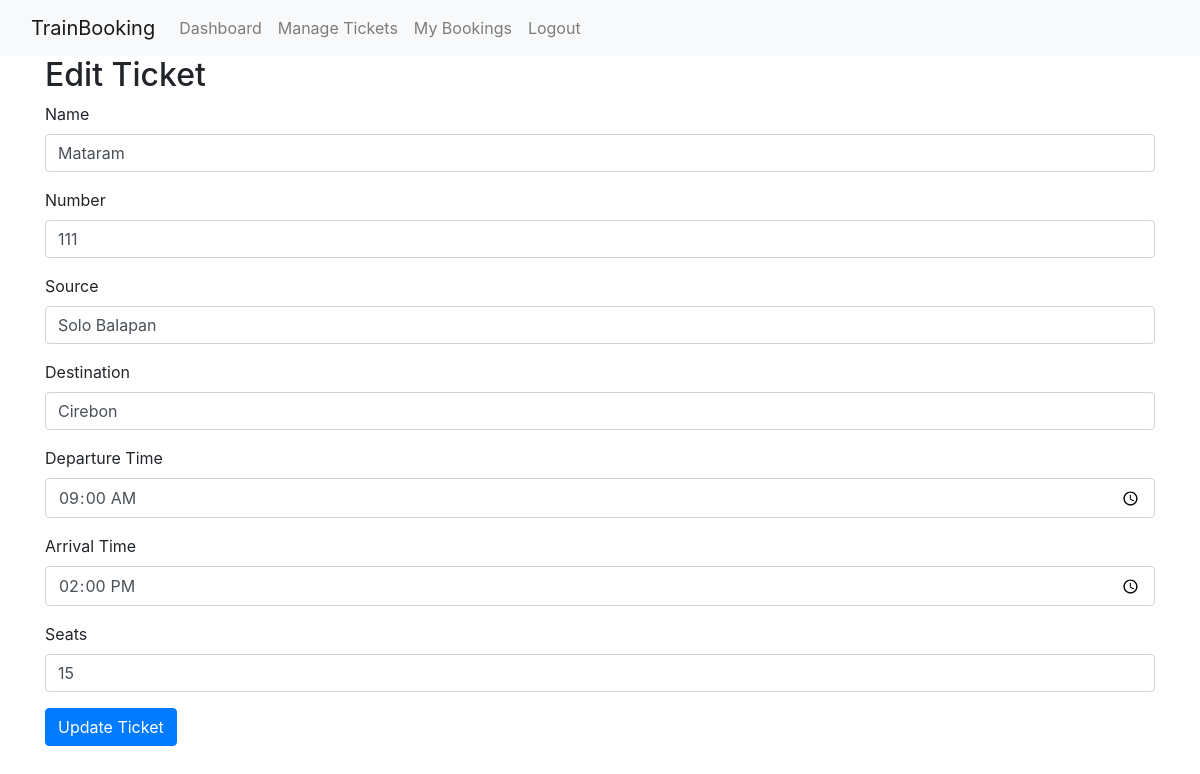
/edit_ticket.php?id=2 (signed in), run on the app's committed database.
### tables this page shows
CREATE TABLE `trains` (
  `id` int(11) NOT NULL,
  `name` varchar(100) NOT NULL,
  `number` varchar(50) NOT NULL,
  `source` varchar(100) NOT NULL,
  `destination` varchar(100) NOT NULL,
  `departure_time` time NOT NULL,
  `arrival_time` time NOT NULL,
  `seats` int(11) NOT NULL
);

### public/edit_ticket.php (the view, shortened to what this page needs)
<?php
require_once '../includes/db.php';
$id = $_GET['id'];
$stmt = $pdo->prepare('SELECT * FROM trains WHERE id = ?');
$stmt->execute([$id]);
$train = $stmt->fetch();
?>
<!DOCTYPE html>
<html>
<head>
    <link rel="stylesheet" href="../css/bootstrap.min.css">
</head>
<body>
<?php include '../includes/navbar.php'; ?>
<div class="container">
    <h2>Edit Ticket</h2>
    <form method="post">
        <div class="mb-3">
            <label for="name" class="form-label">Name</label>
            <input type="text" class="form-control" id="name" name="name" value="<?php echo $train['name']; ?>" required>
        </div>
        <div class="mb-3">
            <label for="number" class="form-label">Number</label>
            <input type="text" class="form-control" id="number" name="number" value="<?php echo $train['number']; ?>" required>
        </div>
        <div class="mb-3">
            <label for="source" class="form-label">Source</label>
            <input type="text" class="form-control" id="source" name="source" value="<?php echo $train['source']; ?>" required>
        </div>
        <div class="mb-3">
            <label for="destination" class="form-label">Destination</label>
            <input type="text" class="form-control" id="destination" name="destination" value="<?php echo $train['destination']; ?>" required>
        </div>
        <div class="mb-3">
            <label for="departure_time" class="form-label">Departure Time</label>
            <input type="time" class="form-control" id="departure_time" name="departure_time" value="<?php echo $train['departure_time']; ?>" required>
        </div>
        <div class="mb-3">
            <label for="arrival_time" class="form-label">Arrival Time</label>
            <input type="time" class="form-control" id="arrival_time" name="arrival_time" value="<?php echo $train['arrival_time']; ?>" required>
        </div>
        <div class="mb-3">
            <label for="seats" class="form-label">Seats</label>
            <input type="number" class="form-control" id="seats" name="seats" value="<?php echo $train['seats']; ?>" required>
        </div>
        <button type="submit" class="btn btn-primary">Update Ticket</button>
    </form>
</div>
</body>
</html>

### data on the page
trains: name "Mataram", number "111", source "Solo Balapan", destination "Cirebon", departure_time "09:00:00", arrival_time "14:00:00", seats "15"
